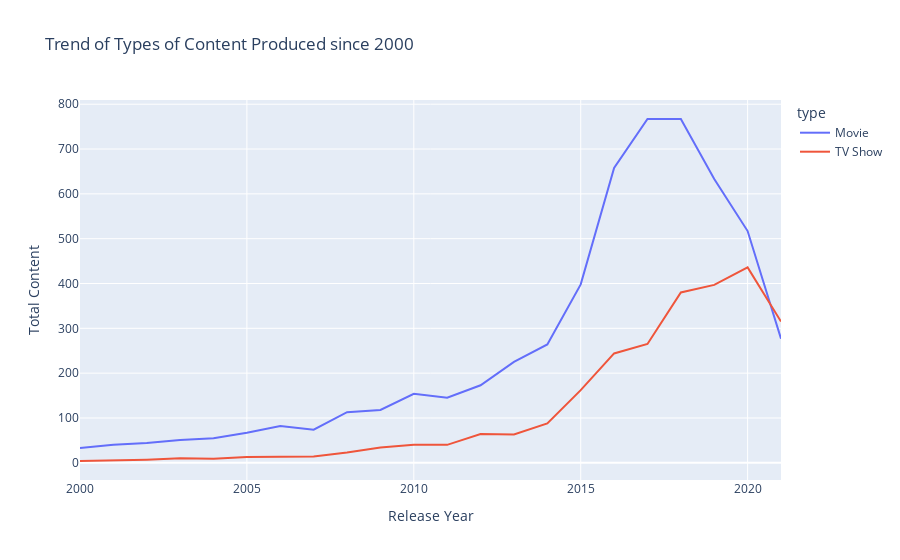

Here is the notebook cell this chart was saved with:
### Markdown cell above
**Most of the content on Netflix is TV-MA, or for mature audiences**

### Code cell
#Create a new dataframe with type and release year
type_release = df[['type', 'release_year']]
type_release = type_release.rename(columns={"release_year": "Release Year"})

#Create count of each type (either TV show or Movie)
type_release_count = type_release.groupby(['Release Year','type']).size().reset_index(name = 'Total Content')
type_release_count = type_release_count[type_release_count['Release Year'] >= 2000]

#Create line chart
line_chart = px.line(type_release_count, x = 'Release Year', y = 'Total Content', color = 'type', title = 'Trend of Types of Content Produced since 2000')
line_chart.show()

### Figure 1 — Plotly figure (JSON) as saved in the notebook; plotly's stock layout.template omitted (floating-point values rounded to 4 significant figures)
{"data": [{"hovertemplate": "type=Movie<br>Release Year=%{x}<br>Total Content=%{y}<extra></extra>", "legendgroup": "Movie", "line": {"color": "#636efa", "dash": "solid"}, "marker": {"symbol": "circle"}, "mode": "lines", "name": "Movie", "orientation": "v", "showlegend": true, "type": "scatter", "x": [2000, 2001, 2002, 2003, 2004, 2005, 2006, 2007, 2008, 2009, 2010, 2011, 2012, 2013, 2014, 2015, 2016, 2017, 2018, 2019, 2020, 2021], "xaxis": "x", "y": [33, 40, 44, 51, 55, 67, 82, 74, 113, 118, 154, 145, 173, 225, 264, 398, 658, 767, 767, 633, 517, 277], "yaxis": "y"}, {"hovertemplate": "type=TV Show<br>Release Year=%{x}<br>Total Content=%{y}<extra></extra>", "legendgroup": "TV Show", "line": {"color": "#EF553B", "dash": "solid"}, "marker": {"symbol": "circle"}, "mode": "lines", "name": "TV Show", "orientation": "v", "showlegend": true, "type": "scatter", "x": [2000, 2001, 2002, 2003, 2004, 2005, 2006, 2007, 2008, 2009, 2010, 2011, 2012, 2013, 2014, 2015, 2016, 2017, 2018, 2019, 2020, 2021], "xaxis": "x", "y": [4, 5, 7, 10, 9, 13, 14, 14, 23, 34, 40, 40, 64, 63, 88, 162, 244, 265, 380, 397, 436, 315], "yaxis": "y"}], "layout": {"legend": {"title": {"text": "type"}, "tracegroupgap": 0}, "title": {"text": "Trend of Types of Content Produced since 2000"}, "xaxis": {"anchor": "y", "domain": [0, 1], "title": {"text": "Release Year"}}, "yaxis": {"anchor": "x", "domain": [0, 1], "title": {"text": "Total Content"}}}}
